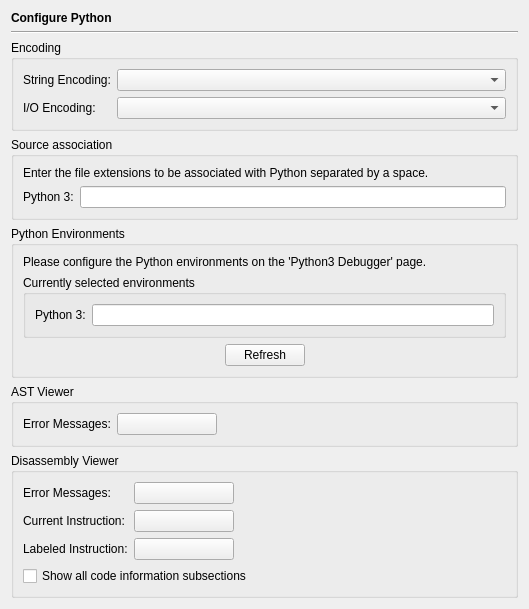
<?xml version="1.0" encoding="UTF-8"?>
<ui version="4.0">
 <class>PythonPage</class>
 <widget class="QWidget" name="PythonPage">
  <property name="geometry">
   <rect>
    <x>0</x>
    <y>0</y>
    <width>529</width>
    <height>564</height>
   </rect>
  </property>
  <layout class="QVBoxLayout" name="verticalLayout_2">
   <item>
    <widget class="QLabel" name="headerLabel">
     <property name="text">
      <string>&lt;b&gt;Configure Python&lt;/b&gt;</string>
     </property>
    </widget>
   </item>
   <item>
    <widget class="Line" name="line11_2_2_2_2">
     <property name="frameShape">
      <enum>QFrame::HLine</enum>
     </property>
     <property name="frameShadow">
      <enum>QFrame::Sunken</enum>
     </property>
     <property name="orientation">
      <enum>Qt::Horizontal</enum>
     </property>
    </widget>
   </item>
   <item>
    <widget class="QGroupBox" name="groupBox">
     <property name="title">
      <string>Encoding</string>
     </property>
     <layout class="QGridLayout" name="gridLayout">
      <item row="0" column="0">
       <widget class="QLabel" name="label">
        <property name="text">
         <string>String Encoding:</string>
        </property>
       </widget>
      </item>
      <item row="0" column="1">
       <widget class="QComboBox" name="stringEncodingComboBox">
        <property name="sizePolicy">
         <sizepolicy hsizetype="Expanding" vsizetype="Fixed">
          <horstretch>0</horstretch>
          <verstretch>0</verstretch>
         </sizepolicy>
        </property>
        <property name="toolTip">
         <string>Select the string encoding to be used.</string>
        </property>
       </widget>
      </item>
      <item row="1" column="0">
       <widget class="QLabel" name="label_2">
        <property name="text">
         <string>I/O Encoding:</string>
        </property>
       </widget>
      </item>
      <item row="1" column="1">
       <widget class="QComboBox" name="ioEncodingComboBox">
        <property name="sizePolicy">
         <sizepolicy hsizetype="Expanding" vsizetype="Fixed">
          <horstretch>0</horstretch>
          <verstretch>0</verstretch>
         </sizepolicy>
        </property>
        <property name="toolTip">
         <string>Select the string encoding used by commandline tools.</string>
        </property>
       </widget>
      </item>
     </layout>
    </widget>
   </item>
   <item>
    <widget class="QGroupBox" name="groupBox_3">
     <property name="title">
      <string>Source association</string>
     </property>
     <layout class="QGridLayout" name="gridLayout_2">
      <item row="0" column="0" colspan="2">
       <widget class="QLabel" name="label_3">
        <property name="text">
         <string>Enter the file extensions to be associated with Python separated by a space.</string>
        </property>
        <property name="wordWrap">
         <bool>true</bool>
        </property>
       </widget>
      </item>
      <item row="1" column="0">
       <widget class="QLabel" name="label_5">
        <property name="text">
         <string>Python 3:</string>
        </property>
       </widget>
      </item>
      <item row="1" column="1">
       <widget class="QLineEdit" name="py3ExtensionsEdit"/>
      </item>
     </layout>
    </widget>
   </item>
   <item>
    <widget class="QGroupBox" name="groupBox_2">
     <property name="title">
      <string>Python Environments</string>
     </property>
     <layout class="QVBoxLayout" name="verticalLayout">
      <item>
       <widget class="QLabel" name="label_6">
        <property name="text">
         <string>Please configure the Python environments on the 'Python3 Debugger' page.</string>
        </property>
        <property name="wordWrap">
         <bool>true</bool>
        </property>
       </widget>
      </item>
      <item>
       <widget class="QGroupBox" name="groupBox_4">
        <property name="title">
         <string>Currently selected environments</string>
        </property>
        <layout class="QGridLayout" name="gridLayout_3">
         <item row="0" column="0">
          <widget class="QLabel" name="label_9">
           <property name="text">
            <string>Python 3:</string>
           </property>
          </widget>
         </item>
         <item row="0" column="1">
          <widget class="QLineEdit" name="py3EnvironmentEdit">
           <property name="readOnly">
            <bool>true</bool>
           </property>
          </widget>
         </item>
        </layout>
       </widget>
      </item>
      <item>
       <layout class="QHBoxLayout" name="horizontalLayout">
        <item>
         <spacer name="horizontalSpacer">
          <property name="orientation">
           <enum>Qt::Horizontal</enum>
          </property>
          <property name="sizeHint" stdset="0">
           <size>
            <width>40</width>
            <height>20</height>
           </size>
          </property>
         </spacer>
        </item>
        <item>
         <widget class="QPushButton" name="refreshButton">
          <property name="toolTip">
           <string>Press to update the display of the currently selected environments</string>
          </property>
          <property name="text">
           <string>Refresh</string>
          </property>
         </widget>
        </item>
        <item>
         <spacer name="horizontalSpacer_2">
          <property name="orientation">
           <enum>Qt::Horizontal</enum>
          </property>
          <property name="sizeHint" stdset="0">
           <size>
            <width>40</width>
            <height>20</height>
           </size>
          </property>
         </spacer>
        </item>
       </layout>
      </item>
     </layout>
    </widget>
   </item>
   <item>
    <widget class="QGroupBox" name="groupBox_5">
     <property name="title">
      <string>AST Viewer</string>
     </property>
     <layout class="QHBoxLayout" name="horizontalLayout_2">
      <item>
       <widget class="QLabel" name="label_4">
        <property name="text">
         <string>Error Messages:</string>
        </property>
       </widget>
      </item>
      <item>
       <widget class="QPushButton" name="astErrorItemButton">
        <property name="minimumSize">
         <size>
          <width>100</width>
          <height>0</height>
         </size>
        </property>
        <property name="toolTip">
         <string>Select the color for error messages</string>
        </property>
        <property name="text">
         <string/>
        </property>
       </widget>
      </item>
      <item>
       <spacer name="horizontalSpacer_4">
        <property name="orientation">
         <enum>Qt::Horizontal</enum>
        </property>
        <property name="sizeHint" stdset="0">
         <size>
          <width>392</width>
          <height>20</height>
         </size>
        </property>
       </spacer>
      </item>
     </layout>
    </widget>
   </item>
   <item>
    <widget class="QGroupBox" name="groupBox_6">
     <property name="title">
      <string>Disassembly Viewer</string>
     </property>
     <layout class="QGridLayout" name="gridLayout_4">
      <item row="0" column="0">
       <widget class="QLabel" name="label_7">
        <property name="text">
         <string>Error Messages:</string>
        </property>
       </widget>
      </item>
      <item row="0" column="1">
       <widget class="QPushButton" name="disErrorItemButton">
        <property name="minimumSize">
         <size>
          <width>100</width>
          <height>0</height>
         </size>
        </property>
        <property name="toolTip">
         <string>Select the color for error messages</string>
        </property>
        <property name="text">
         <string/>
        </property>
       </widget>
      </item>
      <item row="0" column="2">
       <spacer name="horizontalSpacer_3">
        <property name="orientation">
         <enum>Qt::Horizontal</enum>
        </property>
        <property name="sizeHint" stdset="0">
         <size>
          <width>369</width>
          <height>20</height>
         </size>
        </property>
       </spacer>
      </item>
      <item row="1" column="0">
       <widget class="QLabel" name="label_8">
        <property name="text">
         <string>Current Instruction:</string>
        </property>
       </widget>
      </item>
      <item row="1" column="1">
       <widget class="QPushButton" name="disCurrentInstructionButton">
        <property name="minimumSize">
         <size>
          <width>100</width>
          <height>0</height>
         </size>
        </property>
        <property name="toolTip">
         <string>Select the color for the current instruction</string>
        </property>
        <property name="text">
         <string/>
        </property>
       </widget>
      </item>
      <item row="2" column="0">
       <widget class="QLabel" name="label_10">
        <property name="text">
         <string>Labeled Instruction:</string>
        </property>
       </widget>
      </item>
      <item row="2" column="1">
       <widget class="QPushButton" name="disLabeledInstructionButton">
        <property name="minimumSize">
         <size>
          <width>100</width>
          <height>0</height>
         </size>
        </property>
        <property name="toolTip">
         <string>Select the color for labeled instructions</string>
        </property>
        <property name="text">
         <string/>
        </property>
       </widget>
      </item>
      <item row="3" column="0" colspan="3">
       <widget class="QCheckBox" name="showCodeInfoDetailsCeckBox">
        <property name="toolTip">
         <string>Select to show code information subsections expanded</string>
        </property>
        <property name="text">
         <string>Show all code information subsections</string>
        </property>
       </widget>
      </item>
     </layout>
    </widget>
   </item>
   <item>
    <spacer name="verticalSpacer">
     <property name="orientation">
      <enum>Qt::Vertical</enum>
     </property>
     <property name="sizeHint" stdset="0">
      <size>
       <width>20</width>
       <height>40</height>
      </size>
     </property>
    </spacer>
   </item>
  </layout>
 </widget>
 <tabstops>
  <tabstop>stringEncodingComboBox</tabstop>
  <tabstop>ioEncodingComboBox</tabstop>
  <tabstop>py3ExtensionsEdit</tabstop>
  <tabstop>py3EnvironmentEdit</tabstop>
  <tabstop>refreshButton</tabstop>
  <tabstop>astErrorItemButton</tabstop>
  <tabstop>disErrorItemButton</tabstop>
  <tabstop>disCurrentInstructionButton</tabstop>
  <tabstop>disLabeledInstructionButton</tabstop>
 </tabstops>
 <resources/>
 <connections/>
</ui>
